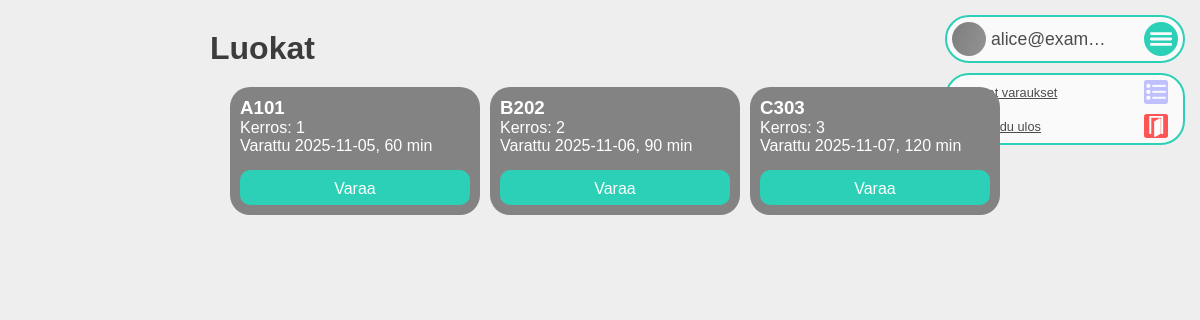
The app's page /frontend/pages/searchpage.php (signed in) with its own data.
### tables this page shows
CREATE TABLE `reservation` (
  `reservationId` int(11) NOT NULL,
  `classId` int(11) DEFAULT NULL,
  `reservationUseDate` date DEFAULT NULL,
  `reservationDate` date DEFAULT NULL,
  `duration` int(11) DEFAULT NULL
);

CREATE TABLE `class` (
  `classId` int(11) NOT NULL,
  `floor` int(11) DEFAULT NULL,
  `classCode` varchar(20) DEFAULT NULL
);

### frontend/pages/searchPage.php (the view, shortened to what this page needs)
<?php
require_once("../includes/htmlHead/htmlHeadPages.php");
require_once("../../backend/services/db/db.php");
?>
    <link rel="stylesheet" href="../assets/css/searchPage.css">
</head>
<body>
    <?php
        require_once("../includes/navbar/navbarUserPages.php");
    ?>
    <div class="mrg-15 main-content">
        <h1>Luokat</h1>
        <div class="row">
            <div class='mrg-15 result-container grid-rows-3'>
                <?php
                $stmt = $pdo->prepare("
                SELECT class.classId, class.classCode, class.floor, reservation.reservationUseDate, reservation.duration
                FROM class JOIN reservation
                ON class.classId = reservation.classId");
                $stmt->execute();
                while($result = $stmt->fetch(PDO::FETCH_ASSOC)){
                    echo "<div class='result'>
                    <h3 class='result-header'>{$result["classCode"]}</h3>
                    <p class='result-text'>Kerros: {$result["floor"]}</p>
                    <p class='result-text'>Varattu {$result["reservationUseDate"]}, {$result["duration"]} min</p>
                    <div class='col'>
                    <a class='result-btn' href='#'>Varaa</a>
                    </div>
                </div>";
                }
                ?>
            </div>
        </div>
    </div>
</body>
</html>

### frontend/assets/css/config/general.css (style rules this page uses)
:root { --container-padding:5px; }

### frontend/assets/css/config/theme.css (style rules this page uses)
:root { --bg-body:#EEEEEE; --bg-container:#FAFAFA; --bg-nav:#fafafa; --bg-btn-main:#2bd0b7ff; --bg-btn-secondary:#FFFFFF; --text-primary:#4C4C4C; --text-secondary:#3C3C3C; --shadow-gray:#4c4c4c20; }

### frontend/assets/css/main.css (style rules this page uses)
* { box-sizing: border-box; }
body { margin: 0; background-color: var(--bg-body); color: var(--text-secondary); font-family: Arial, Helvetica, sans-serif; }
h1, h2, h3, h4, h5, h6, p { margin: 0;padding: 0; }
.col,.row { display: flex; }
.col { flex-direction: column; }
.row { flex-direction: row; }
.grid-rows-1, .grid-rows-2, .grid-rows-3, .grid-rows-4, .grid-rows-5, .grid-rows-6, .grid-rows-auto-2 { display: grid; }
.grid-rows-3 { grid-template-columns: repeat(3, 2fr); }
.mrg-15 { margin: 15px; }

### frontend/assets/css/searchPage.css (style rules this page uses)
h1 { margin-top: 15px; }
.result-container { max-width: 800px; }
.result { background-color: #838383; border-radius: 20px; padding: 10px; margin: 5px; width: 250px; max-height: 500px; }
.result-text,.result-header,.result-btn,.search-btn { color: white; }
.result-btn { margin-top: 15px; height: 35px; padding: 10px; border-radius: 10px; border: none; background-color: var(--bg-btn-main); padding-inline: 20px; text-align: center; justify-items: center; text-decoration: none; }
.main-content { position: absolute; left: 50%; transform: translate(-50%); }

### records on screen
reservation: classId.classCode "A101", classId.floor "1", reservationUseDate "2025-11-05", duration "60"
reservation: classId.classCode "B202", classId.floor "2", reservationUseDate "2025-11-06", duration "90"
reservation: classId.classCode "C303", classId.floor "3", reservationUseDate "2025-11-07", duration "120"

### other values on screen
$_SESSION["email"] "alice@exam…"
